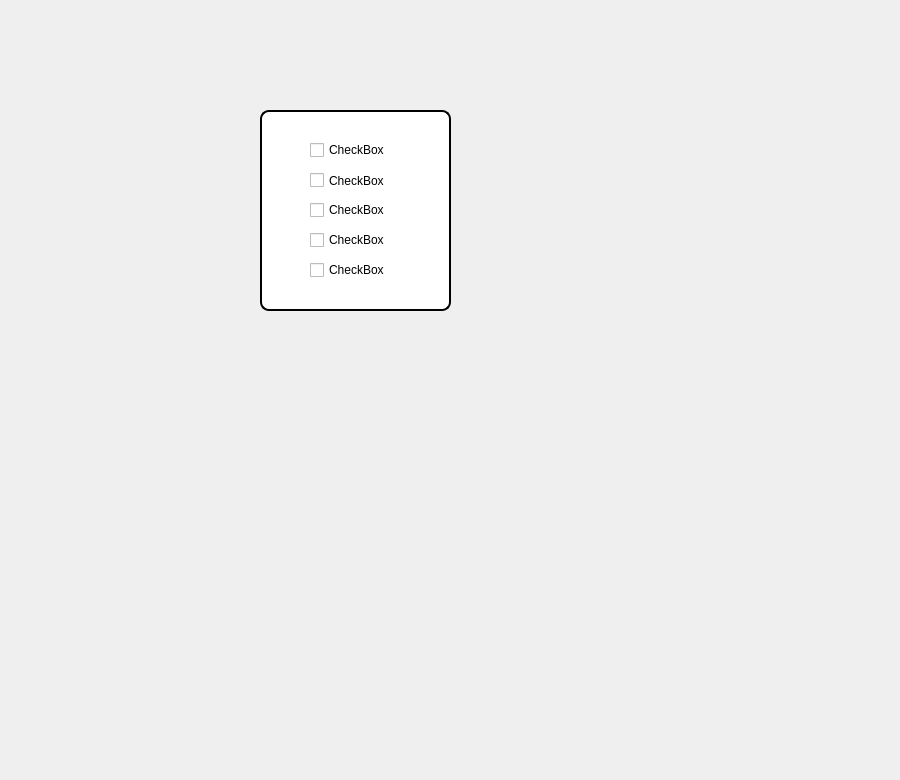
      <widget class="QWidget" name="tab_12">
       <attribute name="title">
        <string>To-do list</string>
       </attribute>
       <widget class="QTableView" name="tableView_20">
        <property name="geometry">
         <rect>
          <x>260</x>
          <y>110</y>
          <width>191</width>
          <height>201</height>
         </rect>
        </property>
        <property name="styleSheet">
         <string notr="true">
QTableView {
background-color: #ffffff;
border: 2px solid #000000;
border-radius: 9px;
selection-background-color: #1e90ff;
selection-color: #ffffff;
}

QHeaderView::section {
background-color: #f0f0f0;
border: 9px solid #000000;
border-radius: 4px;
padding: 4px;
}</string>
        </property>
       </widget>
       <widget class="QCheckBox" name="checkBox">
        <property name="geometry">
         <rect>
          <x>310</x>
          <y>140</y>
          <width>83</width>
          <height>20</height>
         </rect>
        </property>
        <property name="text">
         <string>CheckBox</string>
        </property>
       </widget>
       <widget class="QCheckBox" name="checkBox_2">
        <property name="geometry">
         <rect>
          <x>310</x>
          <y>260</y>
          <width>83</width>
          <height>20</height>
         </rect>
        </property>
        <property name="text">
         <string>CheckBox</string>
        </property>
       </widget>
       <widget class="QCheckBox" name="checkBox_3">
        <property name="geometry">
         <rect>
          <x>310</x>
          <y>200</y>
          <width>83</width>
          <height>20</height>
         </rect>
        </property>
        <property name="text">
         <string>CheckBox</string>
        </property>
       </widget>
       <widget class="QCheckBox" name="checkBox_4">
        <property name="geometry">
         <rect>
          <x>310</x>
          <y>230</y>
          <width>83</width>
          <height>20</height>
         </rect>
        </property>
        <property name="text">
         <string>CheckBox</string>
        </property>
       </widget>
       <widget class="QCheckBox" name="checkBox_5">
        <property name="geometry">
         <rect>
          <x>310</x>
          <y>170</y>
          <width>101</width>
          <height>21</height>
         </rect>
        </property>
        <property name="text">
         <string>CheckBox</string>
        </property>
       </widget>
       <widget class="QLabel" name="label_252">
        <property name="geometry">
         <rect>
          <x>-20</x>
          <y>-100</y>
          <width>891</width>
          <height>771</height>
         </rect>
        </property>
        <property name="text">
         <string/>
        </property>
        <property name="pixmap">
         <pixmap resource="fond.qrc">:/Plan de travail 1@3x.png</pixmap>
        </property>
       </widget>
       <zorder>label_252</zorder>
       <zorder>tableView_20</zorder>
       <zorder>checkBox</zorder>
       <zorder>checkBox_2</zorder>
       <zorder>checkBox_3</zorder>
       <zorder>checkBox_4</zorder>
       <zorder>checkBox_5</zorder>
      </widget>
